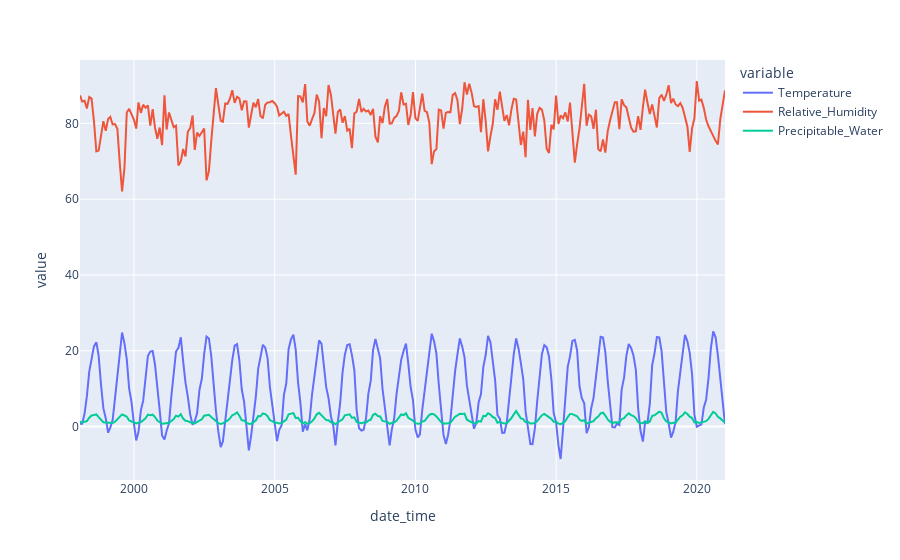

The cell this chart's notebook holds for it:
### Code cell
df_rsm[compares].rolling(1).mean().plot() # figsize=(20, 8))

### Figure 1 — Plotly figure (JSON) as saved in the notebook; plotly's stock layout.template omitted (floating-point values rounded to 4 significant figures; data arrays with more than 128 entries replaced by an {"elided": "..."} marker saying what was removed)
{"data": [{"hovertemplate": "variable=Temperature<br>date_time=%{x}<br>value=%{y}<extra></extra>", "legendgroup": "Temperature", "line": {"color": "#636efa", "dash": "solid"}, "mode": "lines", "name": "Temperature", "orientation": "v", "showlegend": true, "type": "scatter", "x": {"elided": "276 str values"}, "xaxis": "x", "y": {"elided": "276 float values"}, "yaxis": "y"}, {"hovertemplate": "variable=Relative_Humidity<br>date_time=%{x}<br>value=%{y}<extra></extra>", "legendgroup": "Relative_Humidity", "line": {"color": "#EF553B", "dash": "solid"}, "mode": "lines", "name": "Relative_Humidity", "orientation": "v", "showlegend": true, "type": "scatter", "x": {"elided": "276 str values"}, "xaxis": "x", "y": {"elided": "276 float values"}, "yaxis": "y"}, {"hovertemplate": "variable=Precipitable_Water<br>date_time=%{x}<br>value=%{y}<extra></extra>", "legendgroup": "Precipitable_Water", "line": {"color": "#00cc96", "dash": "solid"}, "mode": "lines", "name": "Precipitable_Water", "orientation": "v", "showlegend": true, "type": "scatter", "x": {"elided": "276 str values"}, "xaxis": "x", "y": {"elided": "276 float values"}, "yaxis": "y"}], "layout": {"autosize": true, "legend": {"title": {"text": "variable"}, "tracegroupgap": 0}, "margin": {"t": 60}, "xaxis": {"anchor": "y", "autorange": true, "domain": [0, 1], "range": ["1998-01-31", "2020-12-31"], "title": {"text": "date_time"}, "type": "date"}, "yaxis": {"anchor": "x", "autorange": true, "domain": [0, 1], "range": [-14.1, 96.72], "title": {"text": "value"}, "type": "linear"}}}
